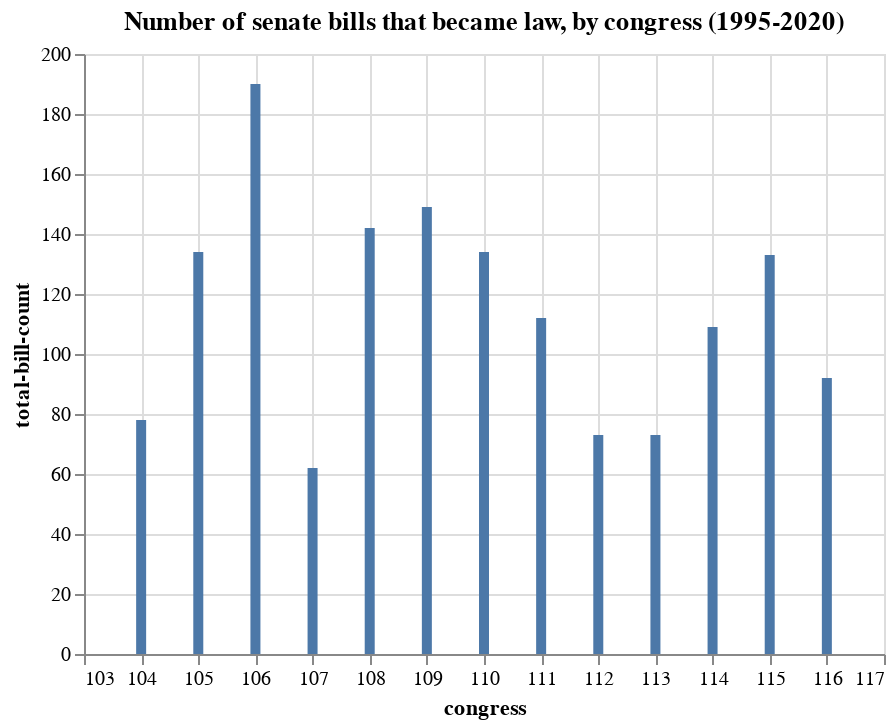

The notebook cell this image was saved under:
### Markdown cell above
### Visualizing the total bill counts by congress dataframe with Altair

### Code cell
alt.Chart(totals_by_congress).mark_bar().encode(
    x='congress',
    y='total-bill-count'
).properties(
    title='Number of senate bills that became law, by congress (1995-2020)'
)

### Figure 1 — Vega-Lite specification as saved in the notebook (floating-point values rounded to 4 significant figures)
{"config": {"view": {"continuousWidth": 400, "continuousHeight": 300}}, "data": {"name": "data-d9891f25d9f5731f3bb1f8e90c0e2d71"}, "mark": "bar", "encoding": {"x": {"type": "quantitative", "field": "congress"}, "y": {"type": "quantitative", "field": "total-bill-count"}}, "title": "Number of senate bills that became law, by congress (1995-2020)", "$schema": "https://vega.github.io/schema/vega-lite/v4.8.1.json", "datasets": {"data-d9891f25d9f5731f3bb1f8e90c0e2d71": [{"congress": 104, "total-bill-count": 78}, {"congress": 105, "total-bill-count": 134}, {"congress": 106, "total-bill-count": 190}, {"congress": 107, "total-bill-count": 62}, {"congress": 108, "total-bill-count": 142}, {"congress": 109, "total-bill-count": 149}, {"congress": 110, "total-bill-count": 134}, {"congress": 111, "total-bill-count": 112}, {"congress": 112, "total-bill-count": 73}, {"congress": 113, "total-bill-count": 73}, {"congress": 114, "total-bill-count": 109}, {"congress": 115, "total-bill-count": 133}, {"congress": 116, "total-bill-count": 92}]}}
